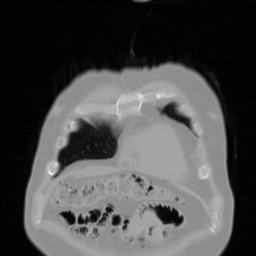
#> input picture original/0001.png, 256 x 256 px, shrunk from 512 x 512 before the run; its folder holds 2 pictures in this run
$ python canny_edge_detector.py original
#> lines starting #> are read from the running program, lines starting #| are printed output that depends on the picture; after the words box and inside, x2 and y2 are one past the last pixel; in counts of white or black regions, pixels touching at a corner belong together; long printed decimals are rounded
import os
import sys
import cv2
import matplotlib.pyplot as plt
import numpy as np
import plotly.graph_objects as go


def load_image(path):
#> called with path = 'original/0001.png'
    img = cv2.imread(path, cv2.IMREAD_GRAYSCALE).astype(np.float32)
#> img: shape (256, 256) float32; min 0, max 253, mean 75
    return img

def blur(img, type='gaussian'):
#> called with type = 'bilateral'
    h, w = img.shape
#> h = 256; w = 256
    diag = np.sqrt(h ** 2 + w ** 2)
#> diag = 362
    if type == 'gaussian':
        s = 0.002 * diag
        kernel_size = int(6 * s + 1)
        if kernel_size % 2 == 0: kernel_size += 1

        # print(kernel_size)
        # print(s)
        blurred = cv2.GaussianBlur(img, (kernel_size, kernel_size), s)
    elif type =='bilateral':
        sigmaS = 0.002 * diag
#> sigmaS = 0.724
        sigmaC = 0.1 * np.std(img)
#> sigmaC = 7.17
        blurred = cv2.bilateralFilter(img, d=-1, sigmaColor=sigmaC, sigmaSpace=sigmaS)
    return blurred

def apply_sobel(img):
    sobel_y = np.array([[-1, -2, -1], [0, 0, 0], [1, 2, 1]])
    sobel_x = np.array([[-1, 0, 1], [-2, 0, 2], [-1, 0, 1]])

    convolution_x = cv2.filter2D(src=img, ddepth=-1, kernel=sobel_x)
    convolution_y = cv2.filter2D(src=img, ddepth=-1, kernel=sobel_y)
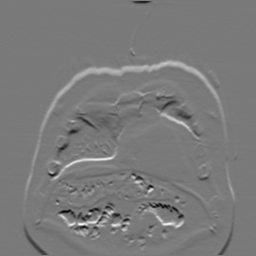
#> convolution_y: shape (256, 256) float32; min -424.5, max 463.8, mean 3; drawn with min black and max white

    return convolution_x, convolution_y

def get_mag_and_directions(gx, gy):
    magnitudes = np.sqrt(gx ** 2 + gy ** 2)
    magnitudes /= magnitudes.max()
    gradient_directions = np.degrees(np.arctan2(gy, gx))  # range of (-180, 180]
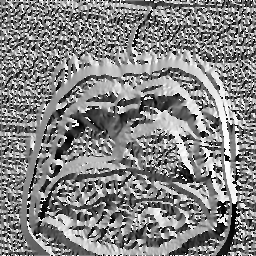
#> gradient_directions: shape (256, 256) float32; min -180, max 180, mean 6.9; drawn with min black and max white

    return magnitudes, gradient_directions

def determine_edge_direction(alpha, mag, x, y):
    # 0° (horizontal)
    if (-22.5 <= alpha < 22.5) or (alpha <= -157.5) or (alpha >= 157.5):
        return mag[y, x - 1], mag[y, x + 1]

    # 90° (vertical)
    elif (-112.5 <= alpha < -67.5) or (67.5 <= alpha < 112.5):
        return mag[y - 1, x], mag[y + 1, x]

    # 135° diagonal (NW–SE)
    elif (-157.5 <= alpha < -112.5) or (22.5 <= alpha < 67.5):
        return mag[y - 1, x - 1], mag[y + 1, x + 1]

    # 45° diagonal (NE–SW)
    else:  # (-67.5 ≤ alpha < -22.5) or (112.5 ≤ alpha < 157.5)
        return mag[y + 1, x - 1], mag[y - 1, x + 1]

def non_maximum_suppression(magnitudes, gradient_directions):
    H, W = gradient_directions.shape
#> H = 256; W = 256
    nms = np.zeros_like(magnitudes)

    for y in range(1, H - 1):
        for x in range(1, W - 1):
            n1, n2 = determine_edge_direction(gradient_directions[y, x], magnitudes, x, y)
            if (magnitudes[y, x] >= n1) and (magnitudes[y, x] >= n2):
                nms[y, x] = magnitudes[y, x]
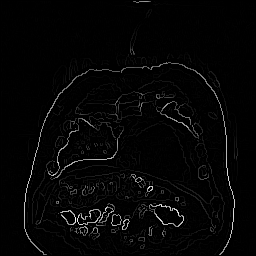
#> nms: shape (256, 256) float32; min 0, max 1, mean 0.0227
    return nms

def otsu(image):
    pixels_total = len(image.flatten())
#> pixels_total = 65536
    background_pixels, foreground_pixels = 0, 0
    hst, _ = np.histogram(image.flatten(), range=(0.0, 1.0), bins=256)
#> hst = 256 values, max 46315 at index 0, min 0 at index 220, mean 256
    sum_background = 0
    sum_total = np.sum(np.arange(256) * hst)
#> sum_total = 370151
    highest_bc_variance = 0.0
    best_threshold = 0
    for threshold in range(256):
        background_pixels += hst[threshold]
        foreground_pixels = pixels_total - background_pixels

        if background_pixels == 0 or foreground_pixels == 0:
            continue
        foreground_w = foreground_pixels / pixels_total
        background_w = background_pixels / pixels_total

        sum_background += threshold * hst[threshold]
        mi_b = sum_background / background_pixels
        mi_f = (sum_total - sum_background) / foreground_pixels

        between_class_variance = background_w * foreground_w
        between_class_variance *= (mi_b - mi_f) ** 2

        if between_class_variance > highest_bc_variance:
            highest_bc_variance = between_class_variance
            best_threshold = threshold
#> this loop made 256 passes
#> (background_pixels, foreground_pixels, foreground_w, background_w, sum_background, mi_b, mi_f, between_class_variance) on passes 1 to 12: (46315, 19221, 0.293, 0.707, 0, 0, 19.26, 76.87), (52105, 13431, 0.205, 0.795, 5790, 0.111, 27.13, 118.9), (55364, 10172, 0.155, 0.845, 12308, 0.222, 35.18, 160.2), (56656, 8880, 0.135, 0.865, 16184, 0.286, 39.86, 183.5), (57437, 8099, 0.124, 0.876, 19308, 0.336, 43.32, 200.1), (57956, 7580, 0.116, 0.884, 21903, 0.378, 45.94, 212.4), (58371, 7165, 0.109, 0.891, 24393, 0.418, 48.26, 222.8), (58712, 6824, 0.104, 0.896, 26780, 0.456, 50.32, 231.9), (59019, 6517, 0.0994, 0.901, 29236, 0.495, 52.31, 240.4), (59340, 6196, 0.0945, 0.905, 32125, 0.541, 54.56, 249.8), (59630, 5906, 0.0901, 0.91, 35025, 0.587, 56.74, 258.6), (59920, 5616, 0.0857, 0.914, 38215, 0.638, 59.11, 267.8)
#> background_pixels on pass 70: 63865
    return best_threshold / 256

def hysteresis_thresholding(nms, th, tl):
    H, W = nms.shape
    strong = nms >= th
    weak = (nms >= tl) & (nms < th)
    output_image = np.zeros_like(nms, dtype=np.uint8)
    output_image[strong] = 1.0
    neighbors = [(-1, -1), (-1, 0), (-1, 1),
                 (0, -1), (0, 1),
                 (1, -1), (1, 0), (1, 1)]

    stack = list(zip(*np.where(strong)))
    while stack:
        y, x = stack.pop()

        for dy, dx in neighbors:
            ny, nx = y + dy, x + dx

            if 0 <= ny < H and 0 <= nx < W:
                if weak[ny, nx] and output_image[ny, nx] == 0:
                    output_image[ny, nx] = 1
                    stack.append((ny, nx))
    return output_image

def evaluate_edges(edge_img):
    edge_uint8 = (edge_img * 255).astype(np.uint8)
    num_labels, labels = cv2.connectedComponents(edge_uint8)
    # print(labels)
    # cv2.imwrite(f"0001_labels_{i}.png", labels.astype(np.uint8))
    sizes = np.bincount(labels.flatten())[1:]  # ignore background
    if len(sizes) == 0:
        return 0

    total_edge_pixels = np.sum(sizes)
    avg_size = np.mean(sizes)
    num_components = len(sizes)

    return (avg_size / num_components) * np.log(total_edge_pixels + 1)


def link_24_connectivity(outputs):
    M = len(outputs)
    h, w = outputs[0].shape

    for m in range(1, M):
        img_n = outputs[m - 1]
        img_n_next = outputs[m]

        visited = np.zeros_like(img_n, dtype=bool)
        ys, xs = np.where(img_n == 1)

        for y, x in zip(ys, xs): ##all pixels have value one in image n
            if visited[y, x]: continue # checking if we visited pixel p(x, y) before (we need previously unselected pixel)
            visited[y, x] = True

            if img_n_next[y, x] == 1: continue #if p+1(x, y) is one, return to previous step

            found_3x3 = False
            for dy in [-1, 0, 1]:
                for dx in [-1, 0, 1]:
                    ny, nx = y + dy, x + dx
                    if 0 <= ny < h and 0 <= nx < w:
                        if img_n_next[ny, nx] == 1:
                            found_3x3 = True
                            break
                if found_3x3:
                    break
            if found_3x3:
                continue

            candidates = []
            for dy in range(-2, 3):
                for dx in range(-2, 3):
                    ny, nx = y + dy, x + dx
                    if 0 <= ny < h and 0 <= nx < w:
                        if img_n_next[ny, nx] == 1:
                            candidates.append((ny, nx))
            if len(candidates) == 0: continue # around 5x5 neighborhood of image n+1, all pixels are zero value

            for ny, nx in candidates:
                link_shortest_path(img_n_next, nx, ny, x, y)
    return outputs

def link_shortest_path(img_n_next, nx, ny, x, y):
    neighbor_x, neighbor_y = nx, ny
    while (neighbor_x, neighbor_y) != (x, y):
        img_n_next[neighbor_y, neighbor_x] = 1

        if neighbor_x < x: neighbor_x += 1
        elif neighbor_x > x: neighbor_x -= 1

        if neighbor_y < y: neighbor_y += 1
        elif neighbor_y > y: neighbor_y -= 1

    img_n_next[neighbor_y, neighbor_x] = 1

if __name__ == '__main__':
    if len(sys.argv) < 2:
        print("Usage: python canny_edge_detector.py <image_path>")
        sys.exit(1)

    input_path = sys.argv[1]

    image_paths = sorted([
        os.path.join(input_path, f)
        for f in os.listdir(input_path)
        if f.endswith(".png")
    ])
    originals = []
    suppressed_images = []
    edges_2d = []
    edges_3d = []

    for img_path in image_paths:

    # input_path = sys.argv[1]
        image = load_image(img_path)
        originals.append(image)

        blurred = blur(image, type='bilateral')
        gx, gy = apply_sobel(blurred)
        magnitudes, directions = get_mag_and_directions(gx, gy)
        suppresed = non_maximum_suppression(magnitudes, directions)

        suppressed_images.append(suppresed)
        # base = img_path.rsplit('.', 1)[0]
        # cv2.imwrite(base + "_suppressed.png", (suppresed * 255).astype(np.uint8))

        nonzero = suppresed[suppresed > 0]
        th = otsu(suppresed)

    #1
    # tl = np.percentile(nonzero, 30)
    # tl = min(tl, th * 0.9)

    #0
    # tl = 0.3 * th

    #2
        best_score = -1
        best_tl = None

        for m in [0.1, 0.2, 0.3, 0.4]:
            tl = m * th
            edges = hysteresis_thresholding(suppresed, th, tl)
            score = evaluate_edges(edges)

            print("threshold: ", tl)
            print("score:", score)
            if score > best_score:
                best_score = score
                best_tl = tl
#> this loop made 4 passes
#| threshold:  0.02734
#| score: 9.790
#| threshold:  0.05469
#| score: 9.240
#| threshold:  0.08203
#| score: 7.887
#| threshold:  0.1094
#| score: 6.555
#> pass 1, in hysteresis_thresholding, `strong = nms >= th`:
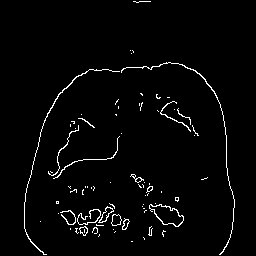
#> strong: shape (256, 256) bool; 2.5% white in thin lines or dots, all inside (x1, y1, x2, y2) = (24, 1, 235, 255)
#> pass 1, in hysteresis_thresholding, `weak = (nms >= tl) & (nms < th)`:
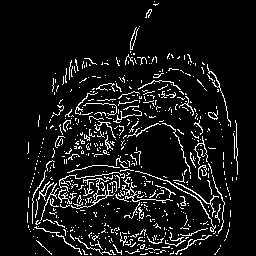
#> weak: shape (256, 256) bool; 8.4% white in thin lines or dots, all inside (x1, y1, x2, y2) = (27, 1, 238, 255)
#> after the loop:
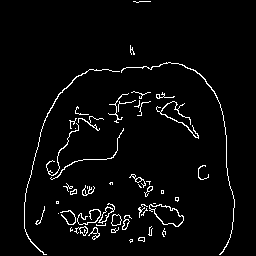
#> edges: shape (256, 256); values 0 (black) and 1 (white), 3.5% white in thin lines or dots, all inside (x1, y1, x2, y2) = (24, 1, 235, 255)

        tl = best_tl
        print("High threshold: ", th)
#| High threshold:  0.2734
        print("Low threshold: ", tl)
#| Low threshold:  0.02734

        hysteresis_img = hysteresis_thresholding(suppresed, th, tl)
        # cv2.imwrite(base + "_hysteresis.png", (hysteresis_img * 255).astype(np.uint8))
        edges_2d.append(hysteresis_img)
#> pass 2 of the loop `for img_path in image_paths:`:
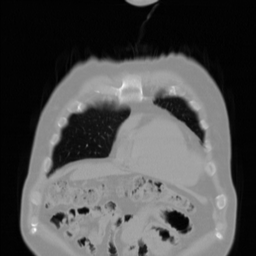
#> input picture original/0002.png, 256 x 256 px, shrunk from 512 x 512 before the run
#> the loop `for m in [0.1, 0.2, 0.3, 0.4]:` made 4 passes
#| threshold:  0.02813
#| score: 8.856
#| threshold:  0.05625
#| score: 8.075
#| threshold:  0.08437
#| score: 7.190
#> (further printed lines are left out)
#> pass 1, in hysteresis_thresholding (call 6), `strong = nms >= th`:
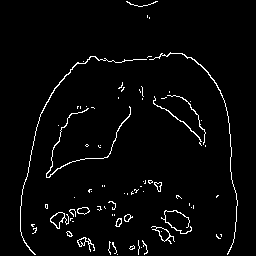
#> strong: shape (256, 256) bool; 2.9% white in thin lines or dots, all inside (x1, y1, x2, y2) = (20, 1, 238, 255)
#> after the loop `for m in [0.1, 0.2, 0.3, 0.4]:`:
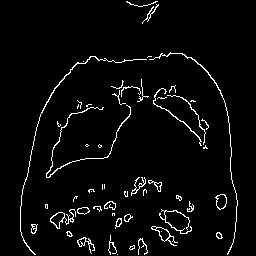
#> edges: shape (256, 256); values 0 (black) and 1 (white), 3.8% white in thin lines or dots, all inside (x1, y1, x2, y2) = (20, 1, 238, 255)
#| High threshold:  0.2812
#| Low threshold:  0.02813

    output_dir = "suppressed_output_bilateral"
    os.makedirs(output_dir, exist_ok=True)

    for i, img in enumerate(suppressed_images):
        cv2.imwrite(
            os.path.join(output_dir, f"suppressed_{i+1:03d}.png"),
            (img * 255).astype(np.uint8)
        )
#> this loop made 2 passes

    output_dir = "hysteresis_output_bilateral"
    os.makedirs(output_dir, exist_ok=True)

    for i, img in enumerate(edges_2d):
        cv2.imwrite(
            os.path.join(output_dir, f"hysteresis_{i+1:03d}.png"),
            (img * 255).astype(np.uint8)
        )

    edges_3d = link_24_connectivity(edges_2d.copy())
#> after the loop in link_24_connectivity, `for m in range(1, M):`:
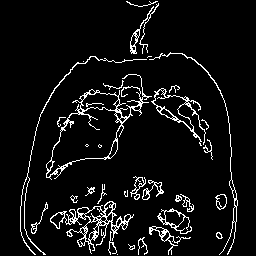
#> img_n_next: shape (256, 256); values 0 (black) and 1 (white), 6.7% white in thin lines or dots, all inside (x1, y1, x2, y2) = (20, 1, 238, 255)

    output_dir = "final_output_bilateral"
    os.makedirs(output_dir, exist_ok=True)

    for i, img in enumerate(edges_3d):
        cv2.imwrite(
            os.path.join(output_dir, f"edge_3d_{i+1:03d}.png"),
            (img * 255).astype(np.uint8)
        )
